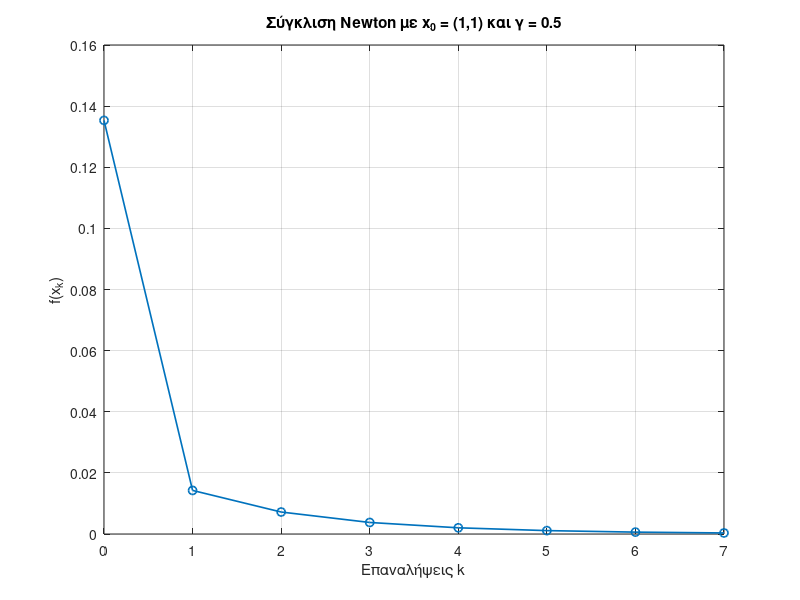

This chart was generated by the following MATLAB code:
%% Μέθοδος Newton για f(x,y) = x^3 * exp(-x^2 - y^4)
% Αρχικό σημείο: (1, 1), σταθερό βήμα gamma = 0.5

clear; clc; close all;

% Συνάρτηση f
f = @(x) x(1).^3 .* exp(-x(1).^2 - x(2).^4);

% Gradient της f
gradf = @(x) [ ...
    x(1).^2 .* (3 - 2*x(1).^2) .* exp(-x(1).^2 - x(2).^4); ...
   -4*x(1).^3 .* x(2).^3 .* exp(-x(1).^2 - x(2).^4) ];

% Hessian της f
Hf = @(x) [ ...
    (4*x(1).^5 - 14*x(1).^3 + 6*x(1)) .* exp(-x(1).^2 - x(2).^4), ...
    x(1).^2 .* x(2).^3 .* (8*x(1).^2 - 12) .* exp(-x(1).^2 - x(2).^4); ...
    x(1).^2 .* x(2).^3 .* (8*x(1).^2 - 12) .* exp(-x(1).^2 - x(2).^4), ...
    x(1).^3 .* x(2).^2 .* (16*x(2).^4 - 12) .* exp(-x(1).^2 - x(2).^4) ...
];

% Παράμετροι
gamma   = 0.5;    % σταθερό βήμα Newton, 0 < gamma < 1
maxIter = 7;
tol     = 1e-6;

% Αρχικό σημείο
xk = [1; 1];

% Ιστορία
Xhist = xk;
Fhist = f(xk);

gk = gradf(xk);
fprintf('k = %2d, x = (% .6f, % .6f), f = % .6f, ||grad f|| = %.3e\n', ...
        0, xk(1), xk(2), Fhist(end), norm(gk));

for k = 1:maxIter

    gk = gradf(xk);

    % Κριτήριο τερματισμού
    if norm(gk) < tol
        fprintf('Στάση στη διαδοχή k = %d (||grad f|| < tol)\n', k-1);
        break;
    end

    Hk = Hf(xk);

    % Έλεγχος αντιστρεψιμότητας Hessian
    if rcond(Hk) < 1e-12
        fprintf('Στάση στη διαδοχή k = %d (Hessian μη αντιστρέψιμος στο x_k)\n', k-1);
        break;
    end

    % Βήμα Newton
    pk = - Hk \ gk;
    xk = xk + gamma * pk;

    Xhist(:,end+1) = xk;
    Fhist(end+1)   = f(xk);

    fprintf('k = %2d, x = (% .6f, % .6f), f = % .6f, ||grad f|| = %.3e\n', ...
            k, xk(1), xk(2), Fhist(end), norm(gk));
end

%% Διάγραμμα σύγκλισης f(x_k) vs k

k_axis = 0:length(Fhist)-1;

figure;
plot(k_axis, Fhist, 'o-','LineWidth',1.2);
xlabel('Επαναλήψεις k');
ylabel('f(x_k)');
title('Σύγκλιση Newton με x_0 = (1,1) και \gamma = 0.5');
grid on;
